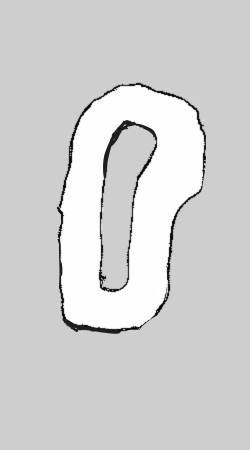
#> input picture map_cleaned.png, 250 x 450 px
$ python -i mid_line_generator.py   (imports and definitions only)
#> lines starting #> are read from the running program, lines starting #| are printed output that depends on the picture; after the words box and inside, x2 and y2 are one past the last pixel; in counts of white or black regions, pixels touching at a corner belong together
import cv2
import numpy as np
import matplotlib.pyplot as plt
import networkx as nx
import heapq
import sys

# Read the first system argument
input_image_path = sys.argv[1]

# Function to find contours and draw them on the image
def draw_contours(image_path):
#> called with image_path = '../map_cleaned.png'
    orig_img = cv2.imread(image_path)
#> orig_img is the input picture: shape (450, 250, 3); min 0, max 255, mean 210.5
    gray = cv2.cvtColor(orig_img, cv2.COLOR_BGR2GRAY)
    _, bw = cv2.threshold(gray, 127, 255, cv2.THRESH_BINARY)
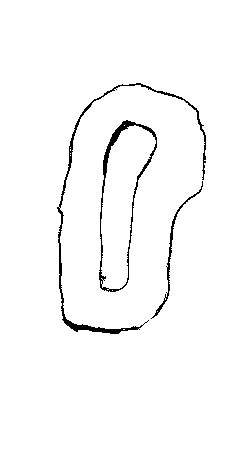
#> bw: shape (450, 250); 97.8% white; black in thin lines or dots, all inside (x1, y1, x2, y2) = (57, 83, 206, 334)

    contours, _ = cv2.findContours(bw, cv2.RETR_TREE, cv2.CHAIN_APPROX_SIMPLE)
#> contours = 25 contours, 19 with area under 20; largest, box (x1, y1, x2, y2) and area: (0, 0, 250, 450) 111801, (98, 119, 158, 293) 6046, (101, 125, 156, 290) 4734, (58, 82, 207, 209) 922, (56, 206, 144, 335) 799, (151, 180, 204, 319) 477
    contours = sorted(contours, key=cv2.contourArea)
    contours = [contours[1], contours[-2]]
#> contours = 2 contours, 1 with area under 20; largest, box (x1, y1, x2, y2) and area: (98, 119, 158, 293) 6046

    contour_img = np.zeros_like(orig_img)
    cv2.drawContours(contour_img, contours, -1, (0, 255, 0), 2)
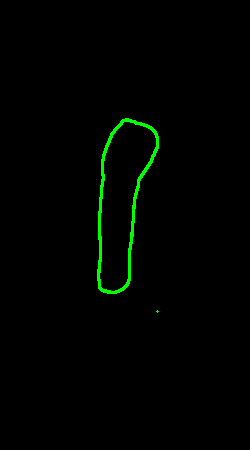
#> contour_img: shape (450, 250, 3); mean of channels 0, 1, 2 0, 3, 0; drawn as B, G, R

    plt.figure(figsize=(8, 6))
    plt.imshow(cv2.cvtColor(contour_img, cv2.COLOR_BGR2RGB))
    plt.title('Track Borders')
    plt.axis('off')
    plt.show()

    return contour_img, contours

# A* algorithm implementation
def a_star(graph, start, goal):
    open_set = []
    heapq.heappush(open_set, (0 + heuristic(start, goal), start))  # (f_score, node)

    came_from = {}
    g_score = {start: 0}

    while open_set:
        _, current = heapq.heappop(open_set)

        if current == goal:
            # Reconstruct path
            path = []
            while current in came_from:
                path.append(current)
                current = came_from[current]
            path.reverse()
            return path

        for neighbor in graph.neighbors(current):
            tentative_g_score = g_score[current] + graph[current][neighbor]['weight']
            if neighbor not in g_score or tentative_g_score < g_score[neighbor]:
                came_from[neighbor] = current
                g_score[neighbor] = tentative_g_score
                f_score = tentative_g_score + heuristic(neighbor, goal)
                heapq.heappush(open_set, (f_score, neighbor))

    return None  # No path found

def heuristic(node, goal):
    # Use Manhattan or Euclidean distance as heuristic
    return abs(node[0] - goal[0]) + abs(node[1] - goal[1])

# Main part of the code
def main(input_image_path):
    # Step 1: Process the input image and find contours
    orig_img, contours = draw_contours(input_image_path)
    gray = cv2.cvtColor(orig_img, cv2.COLOR_BGR2GRAY)
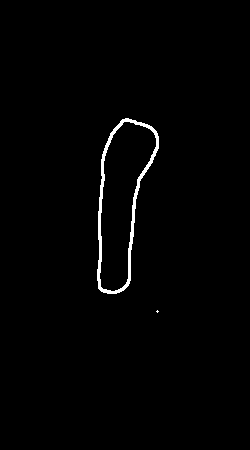
#> gray: shape (450, 250); values 0 (black) and 150 (white), 1.2% white; 2 white regions (1 under 20 px), largest, box (x1, y1, x2, y2) and area: (97, 118, 159, 294) 1328

    # Step 2: Create binary image
    _, bw = cv2.threshold(gray, 127, 255, cv2.THRESH_BINARY)

    # Step 3: Perform flood fill to fill inside the track
    bw2 = bw.copy()
    cv2.floodFill(bw2, None, (0, 0), 255)
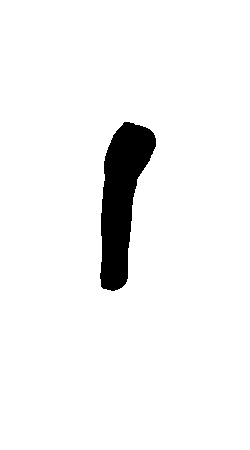
#> bw2: shape (450, 250); 95.2% white; 1 black region, box (x1, y1, x2, y2) and area: (100, 122, 156, 291) 5391
    bw2 = cv2.bitwise_not(bw2)

    # Step 4: Compute distance transform
    dist_transform = cv2.distanceTransform(bw2, cv2.DIST_L2, 5)
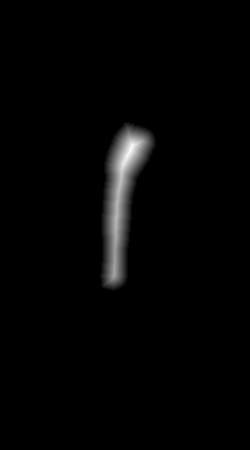
#> dist_transform: shape (450, 250) float32; min 0, max 21.58, mean 0.4; drawn with min black and max white

    # Step 5: Find the start and end points
    h, w = bw.shape
#> h = 450; w = 250
    x0 = 0
    y0 = np.argmax(dist_transform[:, x0])
#> y0 = 0
    x1 = w - 1
#> x1 = 249
    y1 = np.argmax(dist_transform[:, x1])
#> y1 = 0

    start_node = (y0, x0)
#> start_node = (0, 0)
    end_node = (y1, x1)
#> end_node = (0, 249)

    # Step 6: Create a cost matrix for the graph
    cost_mat = 100 - dist_transform
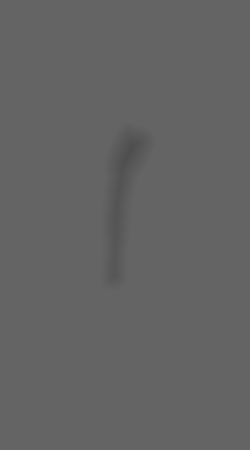
#> cost_mat: shape (450, 250) float32; min 78.42, max 100, mean 99.6

    # Step 7: Build graph
    G = nx.grid_2d_graph(h, w)
    for (x, y) in G.nodes:
        G.nodes[(x, y)]['cost'] = cost_mat[x, y]

    # Step 8: Add edges with weight (cost matrix)
    for (x, y) in G.nodes:
        for dx, dy in [(-1, 0), (1, 0), (0, -1), (0, 1), (-1, -1), (-1, 1), (1, -1), (1, 1)]:
            nx_x, nx_y = x + dx, y + dy
            if (0 <= nx_x < h) and (0 <= nx_y < w):
                dist = np.hypot(dx, dy)
                cost = (G.nodes[(x, y)]['cost'] + G.nodes[(nx_x, nx_y)]['cost']) / 2
                G.add_edge((x, y), (nx_x, nx_y), weight=cost * dist)

    # Step 9: Find the shortest path using A* algorithm
    path = a_star(G, start_node, end_node)
#> in a_star, `g_score = {start: 0}`: g_score = {(0, 0): 0}
#> the loop in a_star, `while open_set:` made 47887 passes
#> after the loop in a_star, `while open_set:`: came_from = 44403 items; g_score = 44404 items; path = 249 pairs, first value 0 to 0, second value 1 to 249

    # Step 10: Visualize the shortest path
    path_img = orig_img.copy()
    for (x, y) in path:
        path_img[x, y] = [255, 255, 255]  # Mark white pixels
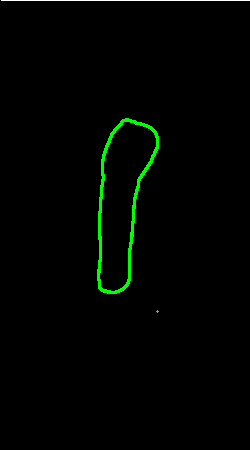
#> path_img: shape (450, 250, 3); 0.22% of pixels changed, all inside (x1, y1, x2, y2) = (1, 0, 250, 1); drawn as B, G, R

    plt.figure(figsize=(8, 6))
    plt.imshow(cv2.cvtColor(path_img, cv2.COLOR_BGR2RGB))
    plt.title('Shortest Path')
    plt.axis('off')
    plt.show()

>>> result = main('../map_cleaned.png')
